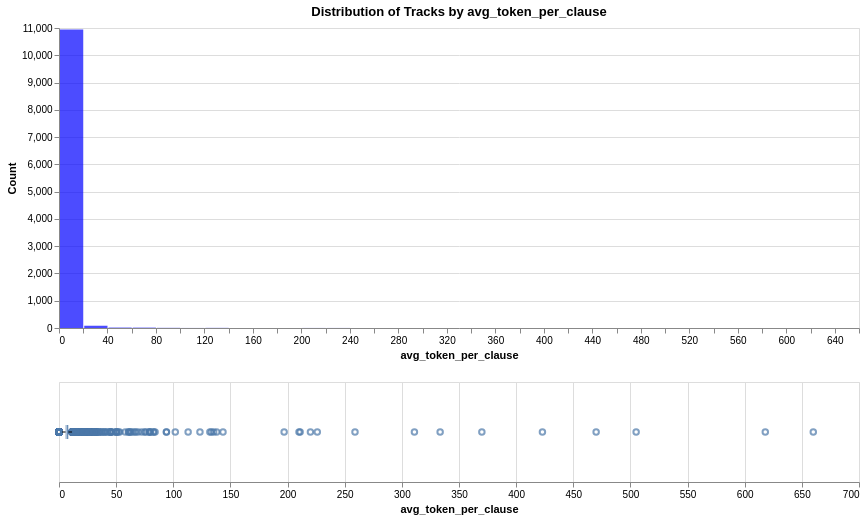

The notebook cell this image was saved under:
### Markdown cell above
## avg_token_per_clause

### Code cell
analyze_distribution(df_tracks, 'avg_token_per_clause', 'avg_token_per_clause', 'blue')

### Figure 1 — Vega specification as saved in the notebook (floating-point values rounded to 4 significant figures; data arrays with more than 128 entries replaced by an {"elided": "..."} marker saying what was removed)
{"$schema": "https://vega.github.io/schema/vega/v5.json", "data": [{"name": "source_0"}, {"name": "data_0", "values": [{"__count": 10949, "bin_maxbins_10_avg_token_per_clause": 0.0, "bin_maxbins_10_avg_token_per_clause_end": 100.0, "bin_maxbins_40_avg_token_per_clause": 0.0, "bin_maxbins_40_avg_token_per_clause_end": 20.0}, {"__count": 83, "bin_maxbins_10_avg_token_per_clause": 0.0, "bin_maxbins_10_avg_token_per_clause_end": 100.0, "bin_maxbins_40_avg_token_per_clause": 20.0, "bin_maxbins_40_avg_token_per_clause_end": 40.0}, {"__count": 16, "bin_maxbins_10_avg_token_per_clause": 0.0, "bin_maxbins_10_avg_token_per_clause_end": 100.0, "bin_maxbins_40_avg_token_per_clause": 40.0, "bin_maxbins_40_avg_token_per_clause_end": 60.0}, {"__count": 14, "bin_maxbins_10_avg_token_per_clause": 0.0, "bin_maxbins_10_avg_token_per_clause_end": 100.0, "bin_maxbins_40_avg_token_per_clause": 60.0, "bin_maxbins_40_avg_token_per_clause_end": 80.0}, {"__count": 5, "bin_maxbins_10_avg_token_per_clause": 100.0, "bin_maxbins_10_avg_token_per_clause_end": 200.0, "bin_maxbins_40_avg_token_per_clause": 120.0, "bin_maxbins_40_avg_token_per_clause_end": 140.0}, {"__count": 6, "bin_maxbins_10_avg_token_per_clause": 0.0, "bin_maxbins_10_avg_token_per_clause_end": 100.0, "bin_maxbins_40_avg_token_per_clause": 80.0, "bin_maxbins_40_avg_token_per_clause_end": 100.0}, {"__count": 2, "bin_maxbins_10_avg_token_per_clause": 200.0, "bin_maxbins_10_avg_token_per_clause_end": 300.0, "bin_maxbins_40_avg_token_per_clause": 200.0, "bin_maxbins_40_avg_token_per_clause_end": 220.0}, {"__count": 2, "bin_maxbins_10_avg_token_per_clause": 100.0, "bin_maxbins_10_avg_token_per_clause_end": 200.0, "bin_maxbins_40_avg_token_per_clause": 100.0, "bin_maxbins_40_avg_token_per_clause_end": 120.0}, {"__count": 1, "bin_maxbins_10_avg_token_per_clause": 400.0, "bin_maxbins_10_avg_token_per_clause_end": 500.0, "bin_maxbins_40_avg_token_per_clause": 420.0, "bin_maxbins_40_avg_token_per_clause_end": 440.0}, {"__count": 2, "bin_maxbins_10_avg_token_per_clause": 200.0, "bin_maxbins_10_avg_token_per_clause_end": 300.0, "bin_maxbins_40_avg_token_per_clause": 220.0, "bin_maxbins_40_avg_token_per_clause_end": 240.0}, {"__count": 1, "bin_maxbins_10_avg_token_per_clause": 100.0, "bin_maxbins_10_avg_token_per_clause_end": 200.0, "bin_maxbins_40_avg_token_per_clause": 140.0, "bin_maxbins_40_avg_token_per_clause_end": 160.0}, {"__count": 1, "bin_maxbins_10_avg_token_per_clause": 200.0, "bin_maxbins_10_avg_token_per_clause_end": 300.0, "bin_maxbins_40_avg_token_per_clause": 240.0, "bin_maxbins_40_avg_token_per_clause_end": 260.0}, {"__count": 1, "bin_maxbins_10_avg_token_per_clause": 300.0, "bin_maxbins_10_avg_token_per_clause_end": 400.0, "bin_maxbins_40_avg_token_per_clause": 320.0, "bin_maxbins_40_avg_token_per_clause_end": 340.0}, {"__count": 1, "bin_maxbins_10_avg_token_per_clause": 400.0, "bin_maxbins_10_avg_token_per_clause_end": 500.0, "bin_maxbins_40_avg_token_per_clause": 460.0, "bin_maxbins_40_avg_token_per_clause_end": 480.0}, {"__count": 1, "bin_maxbins_10_avg_token_per_clause": 500.0, "bin_maxbins_10_avg_token_per_clause_end": 600.0, "bin_maxbins_40_avg_token_per_clause": 500.0, "bin_maxbins_40_avg_token_per_clause_end": 520.0}, {"__count": 1, "bin_maxbins_10_avg_token_per_clause": 100.0, "bin_maxbins_10_avg_token_per_clause_end": 200.0, "bin_maxbins_40_avg_token_per_clause": 180.0, "bin_maxbins_40_avg_token_per_clause_end": 200.0}, {"__count": 1, "bin_maxbins_10_avg_token_per_clause": 300.0, "bin_maxbins_10_avg_token_per_clause_end": 400.0, "bin_maxbins_40_avg_token_per_clause": 300.0, "bin_maxbins_40_avg_token_per_clause_end": 320.0}, {"__count": 1, "bin_maxbins_10_avg_token_per_clause": 600.0, "bin_maxbins_10_avg_token_per_clause_end": 700.0, "bin_maxbins_40_avg_token_per_clause": 640.0, "bin_maxbins_40_avg_token_per_clause_end": 660.0}, {"__count": 1, "bin_maxbins_10_avg_token_per_clause": 300.0, "bin_maxbins_10_avg_token_per_clause_end": 400.0, "bin_maxbins_40_avg_token_per_clause": 360.0, "bin_maxbins_40_avg_token_per_clause_end": 380.0}, {"__count": 1, "bin_maxbins_10_avg_token_per_clause": 600.0, "bin_maxbins_10_avg_token_per_clause_end": 700.0, "bin_maxbins_40_avg_token_per_clause": 600.0, "bin_maxbins_40_avg_token_per_clause_end": 620.0}]}, {"name": "data_1"}, {"name": "data_2", "values": {"elided": "731 records"}}, {"name": "data_3"}, {"name": "data_4", "values": [{"lower_box_avg_token_per_clause": 5.859, "lower_whisker_avg_token_per_clause": 2.714, "max_avg_token_per_clause": 11.43}]}, {"name": "data_5", "values": [{"max_avg_token_per_clause": 11.43, "upper_box_avg_token_per_clause": 8.091, "upper_whisker_avg_token_per_clause": 11.43}]}, {"name": "data_6"}, {"name": "data_7", "values": [{"lower_box_avg_token_per_clause": 5.859, "max_avg_token_per_clause": 660.0, "upper_box_avg_token_per_clause": 8.091}]}, {"name": "data_8", "values": [{"lower_box_avg_token_per_clause": 5.859, "max_avg_token_per_clause": 660.0, "mid_box_avg_token_per_clause": 6.764, "upper_box_avg_token_per_clause": 8.091}]}, {"name": "data_0_concat_0_y_domain___count", "values": [{"min": 1, "max": 10949}]}], "signals": [{"name": "concat_0_bin_maxbins_40_avg_token_per_clause_bins", "value": {"fields": ["avg_token_per_clause"], "fname": "bin_avg_token_per_clause", "start": 0.0, "step": 20.0, "stop": 660.0}}, {"name": "concat_0_height", "value": 300}, {"name": "concat_1_height", "value": 100}], "marks": [{"type": "group", "name": "concat_0_group", "encode": {"update": {"height": {"signal": "concat_0_height"}, "width": {"signal": "width"}}}, "marks": [{"type": "rect", "name": "concat_0_marks", "from": {"data": "data_0"}, "encode": {"update": {"opacity": {"value": 0.7}, "y": {"field": "__count", "scale": "concat_0_y"}, "tooltip": {"signal": "{\"avg_token_per_clause (binned)\": !isValid(datum[\"bin_maxbins_10_avg_token_per_clause\"]) || !isFinite(+datum[\"bin_maxbins_10_avg_token_per_clause\"]) ? \"null\" : format(datum[\"bin_maxbins_10_avg_token_per_clause\"], \"\") + \" – \" + format(datum[\"bin_maxbins_10_avg_token_per_clause_end\"], \"\"), \"Count of Records\": format(datum[\"__count\"], \"\")}"}, "x": {"field": "bin_maxbins_40_avg_token_per_clause_end", "scale": "concat_0_x", "offset": {"signal": "0.5 + (abs(scale(\"concat_0_x\", datum[\"bin_maxbins_40_avg_token_per_clause_end\"]) - scale(\"concat_0_x\", datum[\"bin_maxbins_40_avg_token_per_clause\"])) < 0.25 ? 0.5 * (0.25 - (abs(scale(\"concat_0_x\", datum[\"bin_maxbins_40_avg_token_per_clause_end\"]) - scale(\"concat_0_x\", datum[\"bin_maxbins_40_avg_token_per_clause\"])))) : -0.5)"}}, "fill": {"value": "blue"}, "x2": {"field": "bin_maxbins_40_avg_token_per_clause", "scale": "concat_0_x", "offset": {"signal": "0.5 + (abs(scale(\"concat_0_x\", datum[\"bin_maxbins_40_avg_token_per_clause_end\"]) - scale(\"concat_0_x\", datum[\"bin_maxbins_40_avg_token_per_clause\"])) < 0.25 ? -0.5 * (0.25 - (abs(scale(\"concat_0_x\", datum[\"bin_maxbins_40_avg_token_per_clause_end\"]) - scale(\"concat_0_x\", datum[\"bin_maxbins_40_avg_token_per_clause\"])))) : 0.5)"}}, "y2": {"value": 0, "scale": "concat_0_y"}}}, "style": ["bar"]}], "axes": [{"scale": "concat_0_y", "orient": "left", "domain": false, "gridScale": "concat_0_x", "minExtent": 0, "tickCount": {"signal": "ceil(concat_0_height/40)"}, "ticks": false, "labels": false, "maxExtent": 0, "grid": true, "aria": false, "zindex": 0}, {"scale": "concat_0_x", "labelOverlap": true, "tickCount": {"signal": "ceil(width/10)"}, "zindex": 0, "grid": false, "orient": "bottom", "title": "avg_token_per_clause", "labelFlush": true}, {"scale": "concat_0_y", "zindex": 0, "orient": "left", "labelOverlap": true, "tickCount": {"signal": "ceil(concat_0_height/40)"}, "grid": false, "title": "Count"}], "title": {"text": "Distribution of Tracks by avg_token_per_clause", "frame": "group"}, "style": "cell"}, {"type": "group", "name": "concat_1_group", "encode": {"update": {"height": {"signal": "concat_1_height"}, "width": {"signal": "width"}}}, "signals": [{"name": "height", "update": "concat_1_height"}], "marks": [{"type": "symbol", "name": "concat_1_layer_0_layer_0_marks", "from": {"data": "data_2"}, "encode": {"update": {"x": {"field": "avg_token_per_clause", "scale": "concat_1_x"}, "y": {"signal": "concat_1_height", "mult": 0.5}, "fill": {"value": "transparent"}, "stroke": {"value": "#4c78a8"}, "opacity": {"value": 0.7}}}, "style": ["point", "boxplot-outliers"]}, {"type": "rule", "name": "concat_1_layer_0_layer_1_layer_0_marks", "from": {"data": "data_4"}, "encode": {"update": {"stroke": {"value": "black"}, "x": {"field": "lower_whisker_avg_token_per_clause", "scale": "concat_1_x"}, "y": {"signal": "concat_1_height", "mult": 0.5}, "x2": {"field": "lower_box_avg_token_per_clause", "scale": "concat_1_x"}, "tooltip": {"signal": "format(datum[\"max_avg_token_per_clause\"], \"\")"}}}, "aria": false, "style": ["rule", "boxplot-rule"]}, {"type": "rule", "name": "concat_1_layer_0_layer_1_layer_1_marks", "from": {"data": "data_5"}, "encode": {"update": {"x": {"field": "upper_box_avg_token_per_clause", "scale": "concat_1_x"}, "x2": {"field": "upper_whisker_avg_token_per_clause", "scale": "concat_1_x"}, "y": {"signal": "concat_1_height", "mult": 0.5}, "stroke": {"value": "black"}, "tooltip": {"signal": "format(datum[\"max_avg_token_per_clause\"], \"\")"}}}, "style": ["rule", "boxplot-rule"], "aria": false}, {"type": "rect", "name": "concat_1_layer_1_layer_0_marks", "from": {"data": "data_7"}, "encode": {"update": {"height": {"value": 14}, "x": {"field": "lower_box_avg_token_per_clause", "scale": "concat_1_x"}, "yc": {"signal": "concat_1_height", "mult": 0.5}, "x2": {"field": "upper_box_avg_token_per_clause", "scale": "concat_1_x"}, "fill": {"value": "#4c78a8"}, "tooltip": {"signal": "format(datum[\"max_avg_token_per_clause\"], \"\")"}}}, "style": ["bar", "boxplot-box"]}, {"type": "rect", "name": "concat_1_layer_1_layer_1_marks", "from": {"data": "data_8"}, "encode": {"update": {"yc": {"signal": "concat_1_height", "mult": 0.5}, "height": {"value": 14}, "opacity": {"value": 0.7}, "width": {"value": 1}, "fill": [{"value": "#4c78a8", "test": "datum['lower_box_avg_token_per_clause'] >= datum['upper_box_avg_token_per_clause']"}, {"value": "white"}], "tooltip": {"signal": "format(datum[\"max_avg_token_per_clause\"], \"\")"}, "xc": {"field": "mid_box_avg_token_per_clause", "scale": "concat_1_x"}}}, "aria": false, "style": ["tick", "boxplot-median"]}], "axes": [{"scale": "concat_1_x", "orient": "bottom", "grid": true, "ticks": false, "minExtent": 0, "zindex": 0, "labels": false, "tickCount": {"signal": "ceil(width/40)"}, "aria": false, "domain": false, "maxExtent": 0}, {"scale": "concat_1_x", "orient": "bottom", "labelFlush": true, "zindex": 0, "tickCount": {"signal": "ceil(width/40)"}, "labelOverlap": true, "title": "avg_token_per_clause", "grid": false}], "style": "cell"}], "scales": [{"name": "concat_0_x", "type": "linear", "domain": {"signal": "[concat_0_bin_maxbins_40_avg_token_per_clause_bins.start, concat_0_bin_maxbins_40_avg_token_per_clause_bins.stop]"}, "range": [0, {"signal": "width"}], "bins": {"signal": "concat_0_bin_maxbins_40_avg_token_per_clause_bins"}, "zero": false}, {"name": "concat_0_y", "type": "linear", "domain": [{"signal": "(data(\"data_0_concat_0_y_domain___count\")[0] || {}).min"}, {"signal": "(data(\"data_0_concat_0_y_domain___count\")[0] || {}).max"}], "range": [{"signal": "concat_0_height"}, 0], "nice": true, "zero": true}, {"name": "concat_1_x", "type": "linear", "domain": {"fields": [{"data": "data_2", "field": "avg_token_per_clause"}, {"data": "data_4", "field": "lower_whisker_avg_token_per_clause"}, {"data": "data_4", "field": "lower_box_avg_token_per_clause"}, {"data": "data_5", "field": "upper_box_avg_token_per_clause"}, {"data": "data_5", "field": "upper_whisker_avg_token_per_clause"}, {"data": "data_7", "field": "lower_box_avg_token_per_clause"}, {"data": "data_7", "field": "upper_box_avg_token_per_clause"}, {"data": "data_8", "field": "mid_box_avg_token_per_clause"}]}, "range": [0, {"signal": "width"}], "zero": true, "nice": true}], "width": 800, "layout": {"padding": 20, "columns": 1, "bounds": "full", "align": "each"}, "background": "white", "padding": 5}
